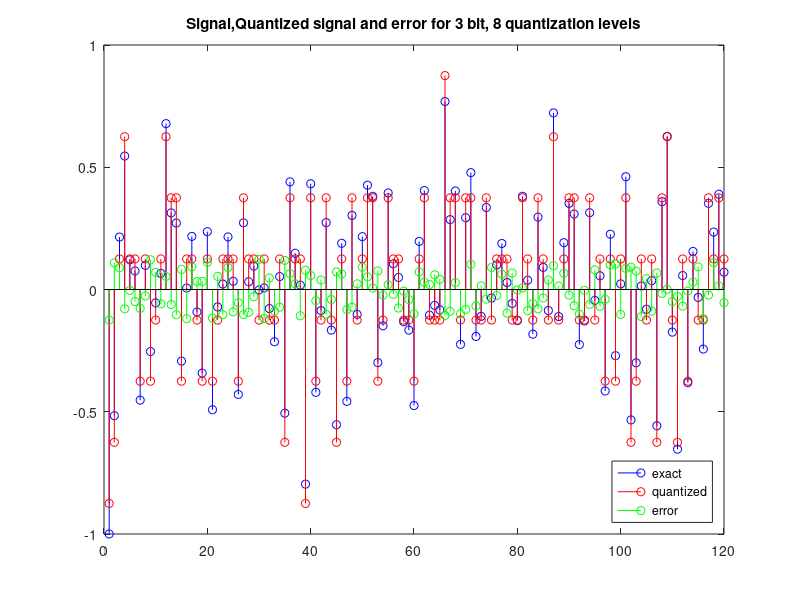

This chart was generated by the following MATLAB code:
%% lab2
f=18;
fs=10; %sampling freq
n=0:1/fs:10;
x=sin(2*pi*f*n);
stem(n,x);
%% lab3
fprintf('\Lab #03, Quantization');
b=3; % Number of bits
N=120 ; % Number of samples in final signal
n=0:(N-1); %Index
%choose the input type
choice=questdlg('Choose input','Input','Sawtooth','Sine','Random','Random' );
fprintf('Bits = %g , levels = %g , signal= %s.\n',b,2^b,choice);
%Create the input data sequence
switch choice
    case 'Sine'
        x=sin(2*pi*n/N);
    case 'Sawtooth'
        x=sawtooth(2*pi*n/N);
    case 'Random'
        x=randn(1,N); %Random data
        x=x/max(abs(x));  %scale to +/- 1
end
%signal is restricted to between -1 and +1
x(x>=+1)=(1-eps); %make signal from -1 to just less than 1
x(x<-1)=-1;
%Quantize a signal to "b" bits
xq=floor((x+1)*2^(b-1)); %signal is one of 2^n int values (0 to 2^n-1)
xq=xq/(2^(b-1)); %signal is from 0 to 2 (quantized)
xq=xq-(2^(b)-1)/2^(b); %shift signal down (rounding)
xe=x-xq; %quantization error
stem(x,'b');
hold on;
stem(xq,'r');
hold on
stem(xe,'g');
legend('exact','quantized','error','Location','Southeast')
title(sprintf('Signal,Quantized signal and error for %g bit, %g quantization levels',b,2^b));
hold off